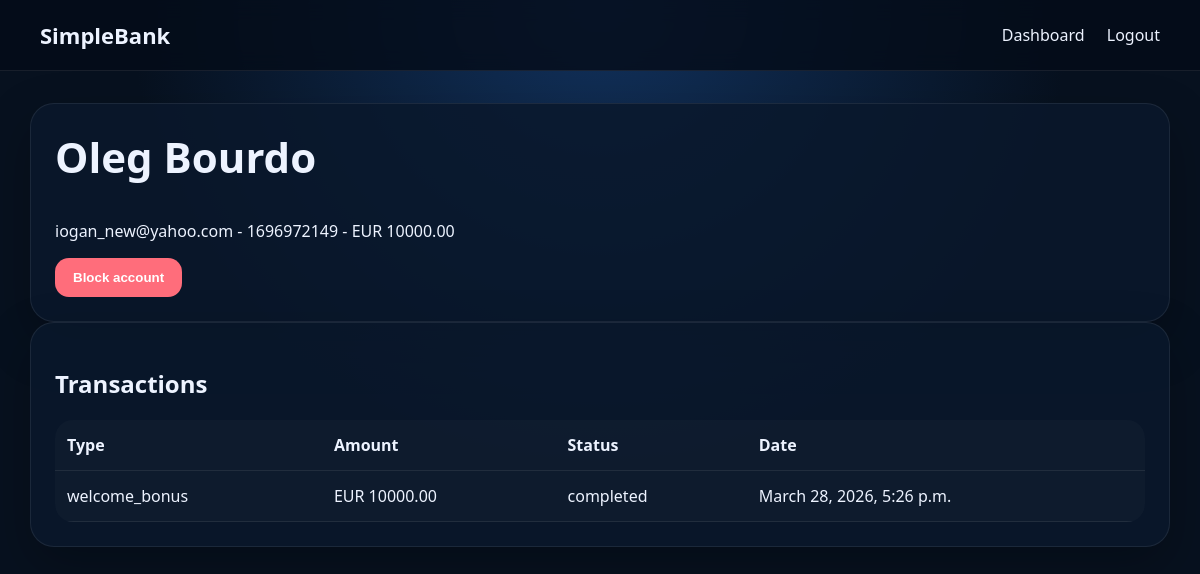
Screenshot of /app/manager/users/3/ (signed in) with the database file from the repository.
### users/models.py (models this page shows, shortened)
class User(AbstractBaseUser, PermissionsMixin):
    email = models.EmailField(unique=True)
    full_name = models.CharField(max_length=255)
    role = models.CharField(max_length=20, choices=UserRole.choices, default=UserRole.USER)
    is_active = models.BooleanField(default=True)
    is_staff = models.BooleanField(default=False)
    date_joined = models.DateTimeField(default=timezone.now)
    created_at = models.DateTimeField(auto_now_add=True)
    updated_at = models.DateTimeField(auto_now=True)
    USERNAME_FIELD = "email"
    REQUIRED_FIELDS = ["full_name"]
    objects = UserManager()

### accounts/models.py (models this page shows, shortened)
class BankAccount(models.Model):
    user = models.OneToOneField(settings.AUTH_USER_MODEL, on_delete=models.CASCADE, related_name="bank_account")
    account_number = models.CharField(max_length=10, unique=True)
    swift_code = models.CharField(max_length=11, blank=True)
    balance = models.DecimalField(max_digits=14, decimal_places=2, default=Decimal("0.00"))
    reserved_balance = models.DecimalField(max_digits=14, decimal_places=2, default=Decimal("0.00"))
    currency = models.CharField(max_length=3, default="EUR")
    status = models.CharField(max_length=20, choices=AccountStatus.choices, default=AccountStatus.ACTIVE)
    created_at = models.DateTimeField(auto_now_add=True)
    updated_at = models.DateTimeField(auto_now=True)
    class Meta:
        ordering = ["account_number"]

### transactions/models.py (models this page shows, shortened)
class Transaction(models.Model):
    account = models.ForeignKey("accounts.BankAccount", on_delete=models.CASCADE, related_name="transactions")
    related_account = models.ForeignKey("accounts.BankAccount", on_delete=models.SET_NULL, null=True, blank=True, related_name="related_transactions")
    transfer = models.ForeignKey(Transfer, on_delete=models.SET_NULL, null=True, blank=True, related_name="transactions")
    type = models.CharField(max_length=20, choices=TransactionType.choices)
    status = models.CharField(max_length=20, choices=TransactionStatus.choices, default=TransactionStatus.COMPLETED)
    amount = models.DecimalField(max_digits=14, decimal_places=2)
    fee_amount = models.DecimalField(max_digits=14, decimal_places=2, default=Decimal("0.00"))
    reference = models.CharField(max_length=255, blank=True)
    description = models.CharField(max_length=255, blank=True)
    created_at = models.DateTimeField(auto_now_add=True)
    processed_at = models.DateTimeField(null=True, blank=True, default=None)
    class Meta:
        ordering = ["-created_at", "-id"]

### webui/views.py (the view)
        def wrapped(request, *args, **kwargs):
            if request.user.role not in roles:
                messages.error(request, "You do not have permission to access this page.")
                return redirect("dashboard")
            return view_func(request, *args, **kwargs)

### webui/views.py (called while the page is built)
def role_required(*roles):
    def decorator(view_func):
        def wrapped(request, *args, **kwargs):
            if request.user.role not in roles:
                messages.error(request, "You do not have permission to access this page.")
                return redirect("dashboard")
            return view_func(request, *args, **kwargs)
        return login_required(wrapped)
    return decorator

@role_required(UserRole.MANAGER)
def manager_user_detail(request, user_id):
    bank_user = get_object_or_404(User.objects.select_related("bank_account"), pk=user_id, role=UserRole.USER)
    transactions = bank_user.bank_account.transactions.select_related("related_account")[:100]
    return render(request, "webui/manager_user_detail.html", {"bank_user": bank_user, "transactions": transactions})

### templates/webui/manager_user_detail.html (shortened to what this page needs)
{% extends "webui/base.html" %}
{% block content %}
<section class="panel">
    <h1>{{ bank_user.full_name }}</h1>
    <p>{{ bank_user.email }} - {{ bank_user.bank_account.account_number }} - EUR {{ bank_user.bank_account.balance }}</p>
    <form method="post" action="{% url 'manager-block-account' bank_user.bank_account.id %}">
        <button class="button danger" type="submit">Block account</button>
    </form>
</section>
<section class="panel">
    <h2>Transactions</h2>
    <table>
        <thead><tr><th>Type</th><th>Amount</th><th>Status</th><th>Date</th></tr></thead>
        <tbody>
            {% for tx in transactions %}
                <tr>
                    <td>{{ tx.type }}</td>
                    <td>EUR {{ tx.amount }}</td>
                    <td>{{ tx.status }}</td>
                    <td>{{ tx.created_at }}</td>
                </tr>
            {% empty %}
                <tr><td colspan="4">No transactions found.</td></tr>
            {% endfor %}
        </tbody>
    </table>
</section>
{% endblock %}

### static/webui/app.css (style rules this page uses)
:root { color-scheme: light; --bg: #07111f; --surface: rgba(10, 24, 44, 0.85); --surface-soft: #0e1d34; --text: #edf3ff; --muted: #9fb4d1; --primary: #5cb8ff; --accent: #7ef0c1; --danger: #ff6d7b; --border: rgba(255,255,255,0.08); }
body { margin: 0; font-family: Segoe UI, Arial, sans-serif; background: radial-gradient(circle at top, #12325d 0%, var(--bg) 55%); color: var(--text); }
.topbar, .page-shell, .panel, .hero-card, table, input, button, a { box-sizing: border-box; }
.hero h1, .panel h1 { margin-top: 0; font-size: 42px; }
.panel, .hero-card { background: var(--surface); border: 1px solid var(--border); border-radius: 24px; padding: 24px; box-shadow: 0 20px 50px rgba(0,0,0,0.25); }
.button { display: inline-block; text-decoration: none; border: none; border-radius: 14px; padding: 12px 18px; cursor: pointer; font-weight: 600; }
.button.danger { background: var(--danger); color: white; }
table { width: 100%; border-collapse: collapse; margin-top: 16px; background: rgba(255,255,255,0.02); border-radius: 18px; overflow: hidden; }
th, td { padding: 14px 12px; border-bottom: 1px solid var(--border); text-align: left; }

### rows the page displays
User: full_name "Oleg Bourdo", email "iogan_new@yahoo.com", bank_account.account_number "1696972149", bank_account.balance "10000.00"
Transaction: type "welcome_bonus", amount "10000.00", status "completed", created_at "March 28, 2026, 5:26 p.m."
